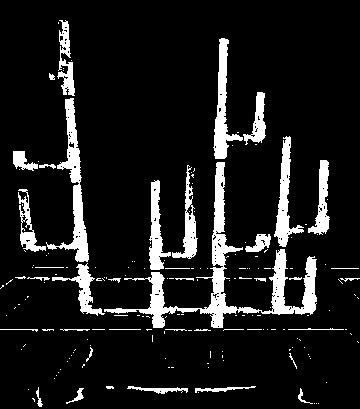
#> input picture scripts/albert/eyedrop_pink_mask.jpg, 360 x 409 px
$ python bitwise.py
#> lines starting #> are read from the running program, lines starting #| are printed output that depends on the picture
import cv2
import numpy as np

def auto_resize(img, target_width=800):
    print("Original Dimension: ", img.shape)

    orig_height, orig_width = img.shape[:2]
    scale_ratio = target_width / orig_width

    new_width = int(img.shape[1] * (scale_ratio))
    new_height= int(img.shape[0] * (scale_ratio))
    dim = (new_width, new_height)
    resized = cv2.resize(img, dim, interpolation=cv2.INTER_AREA)

    print("Resized Dimension: ", resized.shape, '\n')
    return resized

old = cv2.imread("eyedrop_pink_mask.jpg")
#> old is the input picture: shape (409, 360, 3); min 0, max 255, mean 27.5
new = cv2.imread("new_pink_mask.jpg")
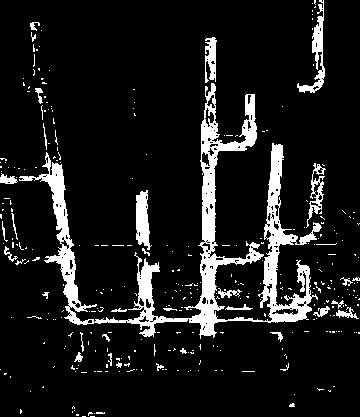
#> input picture scripts/albert/new_pink_mask.jpg, 360 x 417 px
#> new is the input picture: shape (417, 360, 3); min 0, max 255, mean 26.6

new = cv2.resize(new, (360, 409))
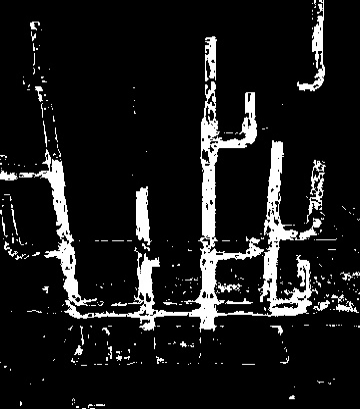
#> new: shape (409, 360, 3); min 0, max 255, mean 26.6

print(old.shape)
#| (409, 360, 3)
print(new.shape)
#| (409, 360, 3)

# old = auto_resize(old)
# new = auto_resize(new)

cv2.imshow("old", old)
cv2.imshow("new", new)

diff = cv2.bitwise_xor(old, new)
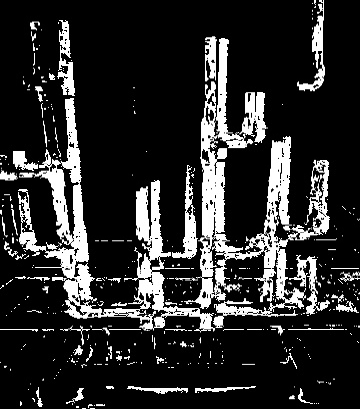
#> diff: shape (409, 360, 3); min 0, max 255, mean 44.4
cv2.imshow("diff", diff)


cv2.waitKey(0)
